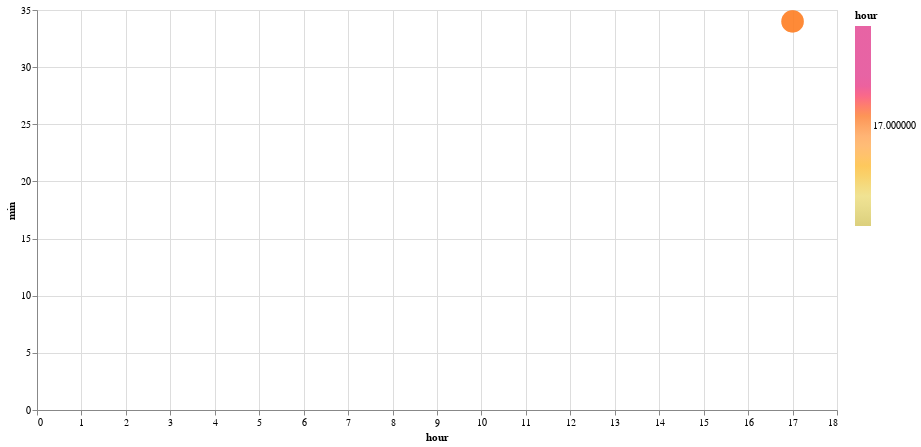

Source (notebook cell):
### Code cell
df_duarte1, df_duarte2 = compare_approaches(
    stop_id="2665",
    organization_name="City of Duarte",
    route_id="707",
    stop_sequence=3696,
)

### Figure 1 — Vega-Lite specification as saved in the notebook (floating-point values rounded to 4 significant figures)
{"config": {"view": {"continuousWidth": 300, "continuousHeight": 300}}, "data": {"name": "data-e6095725e8f7fc3965dff6f01a26fac6"}, "mark": {"type": "circle", "size": 500}, "encoding": {"color": {"field": "hour", "scale": {"range": ["#ccbb44", "#e9d868", "#fcb40e", "#ff9c42", "#fc5c04", "#dd217d", "#dd217d", "#dd217d"]}, "type": "quantitative"}, "tooltip": [{"field": "hour", "type": "quantitative"}, {"field": "min", "type": "quantitative"}, {"field": "actual_arrival_lag_min", "type": "quantitative"}], "x": {"field": "hour", "type": "quantitative"}, "y": {"field": "min", "type": "quantitative"}}, "height": 400, "width": 800, "$schema": "https://vega.github.io/schema/vega-lite/v5.17.0.json", "datasets": {"data-e6095725e8f7fc3965dff6f01a26fac6": [{"caltrans_district": "07 - Los Angeles", "schedule_gtfs_dataset_key": "f74424acf8c41e4c1e9fd42838c4875c", "feed_key": "96358f776e5fcd8d2b6066507aed6645", "organization_name": "City of Duarte", "shape_array_key": "cbf1e043a1af14f4db33bf273c8d6788", "route_long_name": "Montclair-Pomona- El Monte- L.A.", "route_type": "Bus", "route_id": "707", "direction_id": 0.0, "stop_id": "2665", "stop_sequence": 3696, "rt_arrival_sec": 63267, "scheduled_arrival_sec": 61360.0, "trip_instance_key": "2715d5782ca784477f6b0f908e187407", "converted_rt_arrival": "2024-05-22T17:34:27", "converted_schd_arrival": "2024-05-22T17:02:36", "actual_arrival_lag_min": null, "scheduled_arrival_lag_min": null, "hour": 17, "min": 34}, {"caltrans_district": "07 - Los Angeles", "schedule_gtfs_dataset_key": "f74424acf8c41e4c1e9fd42838c4875c", "feed_key": "96358f776e5fcd8d2b6066507aed6645", "organization_name": "City of Duarte", "shape_array_key": "cbf1e043a1af14f4db33bf273c8d6788", "route_long_name": "Montclair-Pomona- El Monte- L.A.", "route_type": "Bus", "route_id": "707", "direction_id": 0.0, "stop_id": "2665", "stop_sequence": 3696, "rt_arrival_sec": 63278, "scheduled_arrival_sec": 62260.0, "trip_instance_key": "ec6da0c31365ce24abfdce8d57137f6a", "converted_rt_arrival": "2024-05-22T17:34:38", "converted_schd_arrival": "2024-05-22T17:17:36", "actual_arrival_lag_min": 0.1833, "scheduled_arrival_lag_min": 15.0, "hour": 17, "min": 34}]}}
